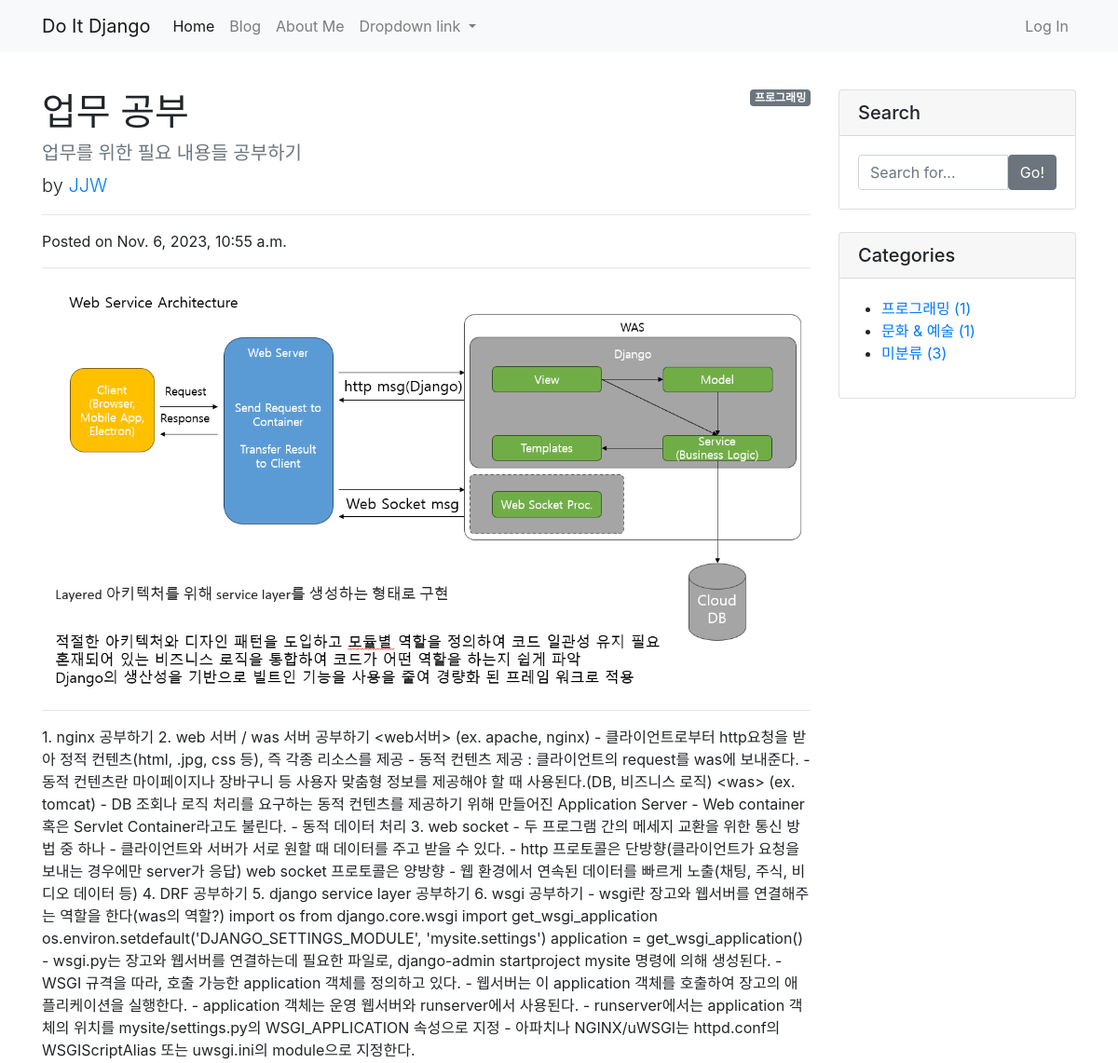
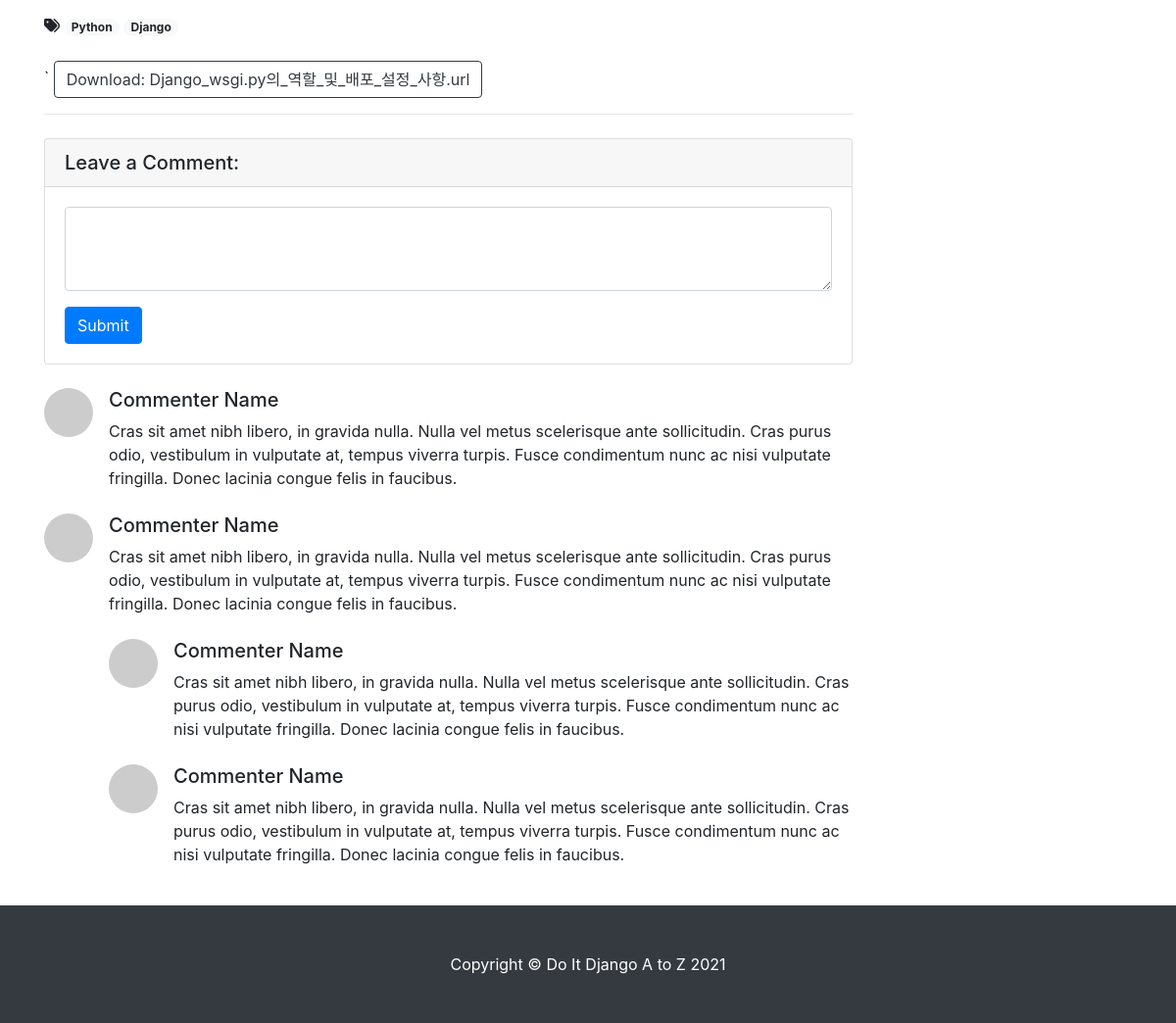
Page /blog/3/ on the committed database (2 pictures, top to bottom).
### blog/models.py (models this page shows, shortened)
class Post(models.Model):
    title = models.CharField(max_length=30)
    hook_text = models.CharField(max_length=100, blank=True)
    content = models.TextField()
    head_image = models.ImageField(upload_to='blog/images/%Y/%m/%d/', blank=True)
    file_upload = models.FileField(upload_to='blog/files/%Y/%m/%d/', blank=True)
    created_at = models.DateTimeField(auto_now_add=True)
    updated_at = models.DateTimeField(auto_now=True)
    author = models.ForeignKey(User, null=True, blank=True, on_delete=models.SET_NULL)  # 작성자가 삭제되면 해당 작성자가 작성한 포스트에 작성자를 빈 칸으로 둔다.
    category = models.ForeignKey(Category, null=True, blank=True, on_delete=models.SET_NULL)
    tags = models.ManyToManyField(Tag, blank=True)  # ManyToManyField는 기본적으로 null=True가 설정되어 있어 따로 입력한 null=True는 효과가 없다.
    def __str__(self):
        return f'[{self.pk}] {self.title} :: {self.author}'
    def get_file_name(self):
        return os.path.basename(self.file_upload.name)

class Category(models.Model):
    name = models.CharField(max_length=50, unique=True)
    slug = models.SlugField(max_length=200, unique=True, allow_unicode=True)
    def __str__(self):  # 해당 클래스로 만들어진 인스턴트 자체를 출력할 때, 문자열로 설명해주기 위한 메서드이다.
        return self.name
    def get_absolute_url(self):
        return f'/blog/category/{self.slug}/'
    class Meta:
        verbose_name_plural = 'Categories'  # admin 페이지 내의 자동으로 설정된 'Categorys'를 'Categories'로 변경

class Tag(models.Model):
    name = models.CharField(max_length=50)
    slug = models.SlugField(max_length=200, unique=True, allow_unicode=True)
    def __str__(self):
        return self.name
    def get_absolute_url(self):
        return f'/blog/tag/{self.slug}/'

### blog/views.py (the view)
# urls.py: path('<int:pk>/', views.PostDetail.as_view()),
class PostDetail(DetailView):
    model = Post
    def get_context_data(self, **kwargs):
        context = super(PostDetail, self).get_context_data()  # 직속 부모 클래스의 메소드를 사용하기 위함
        context['categories'] = Category.objects.all()
        context['no_category_post_count'] = Post.objects.filter(category=None).count()
        return context

### blog/templates/blog/post_detail.html (shortened to what this page needs)
{% extends 'blog/base.html' %}
{% block main_area %}
  <div id="post-area">
    {% if post.category %}
      <span class="badge badge-secondary float-right">{{ post.category }}</span>
    {% else %}
      <span class="badge badge-secondary float-right">미분류</span>
    {% endif %}
        <h1 class="mt-4">{{ post.title }}</h1>
        <h5 class="text-muted">{{ post.hook_text }}</h5>
        <p class="lead">
          by
          <a href="#">{{ post.author | upper }}</a>
        </p>
        <hr>
        <p>Posted on {{ post.created_at }}</p>
        <hr>
        {% if post.head_image %}
        <img class="img-fluid rounded" src="{{ post.head_image.url }}" alt="{{ post }} head image">
        {% else %}
        <img class="img-fluid rounded" src="https://picsum.photos/seed/{{ post.id }}/800/200" alt="random_image">
        {% endif %}
        <hr>
        <p>{{ post.content }}</p>
        {% if post.tags.exists %}
          <i class="fas fa-tags"></i>
          {% for tag in post.tags.iterator %}
              <a href="{{ tag.get_absolute_url }}"><span class="badge badge-pill badge-light">{{ tag }}</span></a>
          {% endfor %}
          <br />
          <br />`
        {% endif %}
        {% if post.file_upload %}
        <a href="{{ post.file_upload.url }}" class="btn btn-outline-dark" role="button" download>Download: {{ post.get_file_name }}</a>
        {% endif %}
        <hr>
  </div>
  <div id="comment-area">
        <div class="card my-4">
          <h5 class="card-header">Leave a Comment:</h5>
          <div class="card-body">
            <form>
              <div class="form-group">
                <textarea class="form-control" rows="3"></textarea>
              </div>
              <button type="submit" class="btn btn-primary">Submit</button>
            </form>
          </div>
        </div>
        <div class="media mb-4">
          <img class="d-flex mr-3 rounded-circle" src="http://placehold.it/50x50" alt="">
          <div class="media-body">
            <h5 class="mt-0">Commenter Name</h5>
            Cras sit amet nibh libero, in gravida nulla. Nulla vel metus scelerisque ante sollicitudin. Cras purus odio, vestibulum in vulputate at, tempus viverra turpis. Fusce condimentum nunc ac nisi vulputate fringilla. Donec lacinia congue felis in faucibus.
          </div>
        </div>
        <div class="media mb-4">
          <img class="d-flex mr-3 rounded-circle" src="http://placehold.it/50x50" alt="">
          <div class="media-body">
            <h5 class="mt-0">Commenter Name</h5>
            Cras sit amet nibh libero, in gravida nulla. Nulla vel metus scelerisque ante sollicitudin. Cras purus odio, vestibulum in vulputate at, tempus viverra turpis. Fusce condimentum nunc ac nisi vulputate fringilla. Donec lacinia congue felis in faucibus.
            <div class="media mt-4">
              <img class="d-flex mr-3 rounded-circle" src="http://placehold.it/50x50" alt="">
              <div class="media-body">
                <h5 class="mt-0">Commenter Name</h5>
                Cras sit amet nibh libero, in gravida nulla. Nulla vel metus scelerisque ante sollicitudin. Cras purus odio, vestibulum in vulputate at, tempus viverra turpis. Fusce condimentum nunc ac nisi vulputate fringilla. Donec lacinia congue felis in faucibus.
              </div>
            </div>
            <div class="media mt-4">
              <img class="d-flex mr-3 rounded-circle" src="http://placehold.it/50x50" alt="">
              <div class="media-body">
                <h5 class="mt-0">Commenter Name</h5>
                Cras sit amet nibh libero, in gravida nulla. Nulla vel metus scelerisque ante sollicitudin. Cras purus odio, vestibulum in vulputate at, tempus viverra turpis. Fusce condimentum nunc ac nisi vulputate fringilla. Donec lacinia congue felis in faucibus.
              </div>
            </div>
          </div>
        </div>
  </div>
{% endblock %}

### blog/templates/blog/base.html (shortened to what this page needs)
<!DOCTYPE html>
<html>
{% load static %}
<head>
    <link rel="stylesheet" href="{% static 'blog/bootstrap/bootstrap.min.css' %}" media="screen">
</head>
<body>
    {% include 'blog/navbar.html' %}
    <div class="container my-3">
        <div class="row">
            <div class="col-md-8 col-lg-9" id="main-area">
                {% block main_area %}
                {% endblock %}
            </div>
            <div class="col-md-4 col-lg-3">
                <div class="card my-4">
                    <h5 class="card-header">Search</h5>
                    <div class="card-body">
                        <div class="input-group">
                            <input type="text" class="form-control" placeholder="Search for...">
                            <span class="input-group-btn">
                                <button class="btn btn-secondary" type="button">Go!</button>
                            </span>
                        </div>
                    </div>
                </div>
                <div class="card my-4">
                    <h5 class="card-header">Categories</h5>
                    <div class="card-body">
                        <div class="row">
                            <ul>
                                {% for category in categories %}
                                <li>
                                    <a href="{{ category.get_absolute_url }}">{{ category }} ({{ category.post_set.count }})</a>
                                </li>
                                {% endfor %}
                                <li>
                                    <a href="/blog/category/no_category/">미분류 ({{ no_category_post_count }})</a>
                                </li>
                            </ul>
                        </div>
                    </div>
                </div>
            </div>
        </div>
    </div>
    {% include 'blog/footer.html' %}
</body>
</html>

### rows in the picture
Post: category "프로그래밍", title "업무 공부", hook_text "업무를 위한 필요 내용들 공부하기", author "JJW", created_at "Nov. 6, 2023, 10:55 a.m.", head_image (picture), content "1. nginx 공부하기 2. web 서버 / was 서버 공부하기 <web서버> (ex. apache, nginx) - 클라이언트로부터 http요청을 받아 정적 컨텐츠(html, .jpg, css 등), 즉 각종 리소스를 제공 - 동적 컨텐츠 제공 : 클라이언트의 request를 was에 보내준다. - 동적 컨텐츠란 마이페이지나 장바구니 등 사용자 맞춤형 정보를 제공해야 할 때 사용된다.(DB, 비즈니스 로직) <was> (ex. tomcat) - DB 조회나 로직 처리를 요구하는 동적 컨텐츠를 제공하기 위해 만들어진 Application Server - Web container 혹은 Servlet Container라고도 불린다. - 동적 데이터 처리 3. web socket - 두 프로그램 간의 메세지 교환을 위한 통신 방법 중 하나 - 클라이언트와 서버가 서로 원할 때 데이터를 주고 받을 수 있다. - http 프로토콜은 단방향(클라이언트가 요청을 보내는 경우에만 server가 응답) web socket 프로토콜은 양방향 - 웹 환경에서 연속된 데이터를 빠르게 노출(채팅, 주식, 비디오 데이터 등) 4. DRF 공부하기 5. django service layer 공부하기 6. wsgi 공부하기 - wsgi란 장고와 웹서버를 연결해주는 역할을 한다(was의 역할?) import os from django.core.wsgi…", get_file_name "Django_wsgi.py의_역할_및_배포_설정_사항.url"
Tag: name "Python"
Tag: name "Django"
Category: name "프로그래밍", post_set.count "1"
Category: name "문화 & 예술", post_set.count "1"

### other values in the picture
{{ no_category_post_count }} "3"
